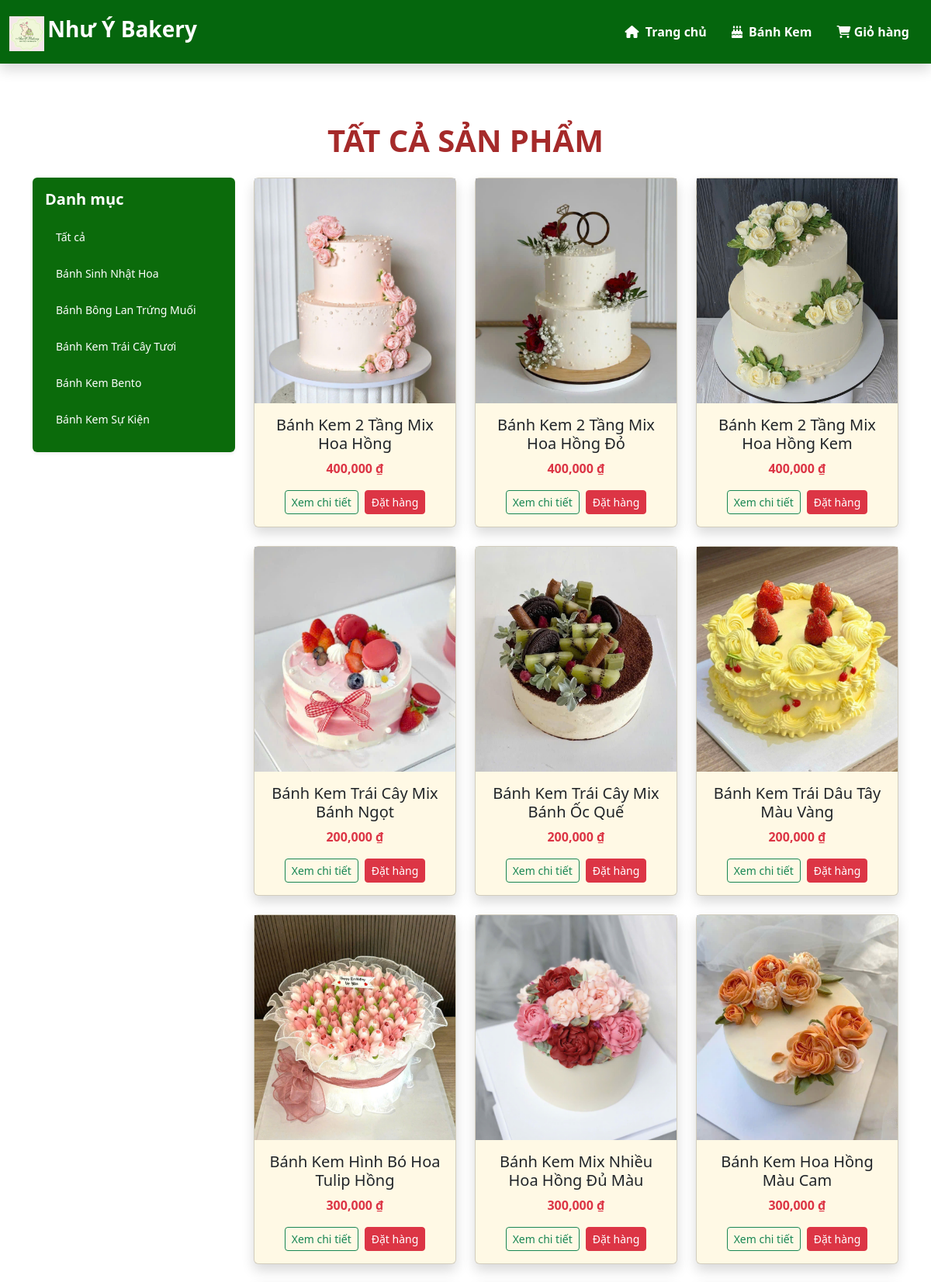
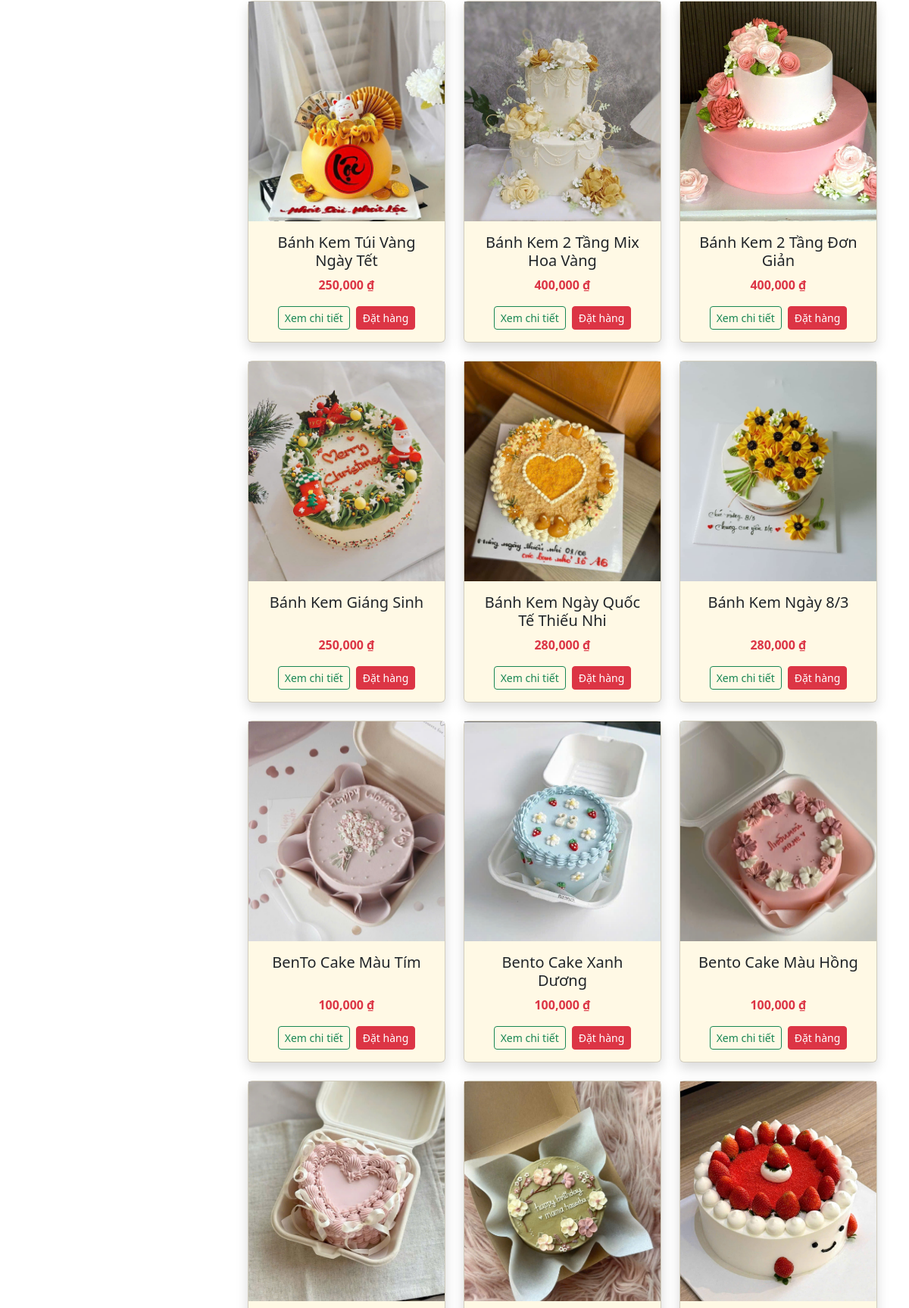
Page /src/BanhKem/page/product.php (upper part) on the committed database (2 pictures, top to bottom).
### tables this page shows
CREATE TABLE `danh_muc` (
  `MaDM` int(11) NOT NULL,
  `TenDM` varchar(255) NOT NULL
);

CREATE TABLE `san_pham` (
  `MaBanh` int(11) NOT NULL,
  `TenBanh` varchar(255) NOT NULL,
  `MoTa` text DEFAULT NULL,
  `GiaBanh` decimal(15,2) DEFAULT NULL,
  `DuongDanAnh` varchar(255) DEFAULT NULL,
  `MaDM` int(11) DEFAULT NULL,
  `NoiBat` tinyint(1) DEFAULT 0
);

### src/BanhKem/page/bodysp.php (the view, shortened to what this page needs)
<?php
include_once __DIR__ . '/../config/connect.php';
$tieude = "TẤT CẢ SẢN PHẨM";
?>
<section class="allsanpham">
  <div class="container py-5">
    <h1 class="tieude my-4 text-center fw-bold"><?= $tieude ?></h1>
    <div class="row">
      <?php include 'sidebar.php'; ?>
      <div class="col-lg-9">
        <div class="row">
        <?php
          if ($danhmuc > 0) {
              $sql = "SELECT * FROM san_pham WHERE MaDM = $danhmuc ORDER BY MaBanh DESC";
          } else {
              $sql = "SELECT * FROM san_pham ORDER BY MaBanh DESC";
          }
          $result = $mysqli->query($sql);
          if ($result && $result->num_rows > 0):
            while ($p = $result->fetch_assoc()):
        ?>
        <div class="col-6 col-lg-4 mb-4 d-flex">
          <div class="card product-card w-100 shadow bg-warning bg-opacity-10 position-relative">
            <div class="img-box">
              <img src="../anhbanhkem/<?= $p['DuongDanAnh'] ?>" alt="<?= $p['TenBanh'] ?>">
            </div>
            <div class="card-body text-center d-flex flex-column">
              <h5 class="product-title"><?= $p['TenBanh'] ?></h5>
              <p class="price text-danger fw-bold">
                <?= number_format($p['GiaBanh']) ?> ₫
              </p>
              <div class="mt-auto d-flex justify-content-center gap-2 position-relative" style="z-index:2;">
                <a href="chitietsp.php?id=<?= $p['MaBanh']; ?>"
                   class="btn btn-outline-success btn-sm">
                   Xem chi tiết
                </a>
                <a href="themvaogio.php?id=<?= $p['MaBanh'] ?>"
                   class="btn btn-danger btn-sm">
                   Đặt hàng
                </a>
              </div>
            </div>
          </div>
        </div>
        <?php
            endwhile;
          else:
            echo "<p class='text-center'>Chưa có sản phẩm</p>";
          endif;
        ?>
        </div>
      </div>
    </div>
  </div>
</section>

### src/BanhKem/page/sidebar.php
<?php
      $danhmuc = isset($_GET['danhmuc']) ? (int)$_GET['danhmuc'] : 0;
      $dm = mysqli_query($mysqli, "SELECT * FROM danh_muc");
    ?>
<div class="col-lg-3 mb-4">
  <div class="sidebar p-3 rounded shadow-sm">
    <h5 class="sidebar-title mb-3 text-white fw-bold">
      Danh mục
    </h5>
    <div class="category-list">
      <a href="product.php" class="category-item">
        Tất cả
      </a>
      <?php while ($row = mysqli_fetch_assoc($dm)): ?>
        <a href="product.php?danhmuc=<?= $row['MaDM'] ?>"
           class="category-item">
           <?= $row['TenDM'] ?>
        </a>
      <?php endwhile; ?>
    </div>
  </div>
</div>

### src/BanhKem/style/style.css (style rules this page uses)
body { padding-top: 85px; }
.product-card { height: 100%; display: flex; flex-direction: column; }
.img-box { height: 290px; overflow: hidden; }
.img-box img { width: 100%; height: 100%; object-fit: cover; display: block; }
.product-title { min-height: 48px; }
.card-body { flex: 1; }
.sidebar { background: #0b6b0b; border-radius: 10px; }
.sidebar .category-list .category-item { display: block !important; width: 100%; color: #fff !important; text-decoration: none !important; padding: 10px 14px; margin-bottom: 6px; border-radius: 6px; font-size: 14px; }
.tieude { color:brown; }

### rows in the picture
danh_muc: TenDM "Bánh Sinh Nhật Hoa"
danh_muc: TenDM "Bánh Bông Lan Trứng Muối"
danh_muc: TenDM "Bánh Kem Trái Cây Tươi"
danh_muc: TenDM "Bánh Kem Bento"
danh_muc: TenDM "Bánh Kem Sự Kiện"
san_pham: DuongDanAnh (picture), TenBanh "Bánh Kem 2 Tầng Mix Hoa Hồng", GiaBanh "400,000"
san_pham: DuongDanAnh (picture), TenBanh "Bánh Kem 2 Tầng Mix Hoa Hồng Đỏ", GiaBanh "400,000"
san_pham: DuongDanAnh (picture), TenBanh "Bánh Kem 2 Tầng Mix Hoa Hồng Kem", GiaBanh "400,000"
san_pham: DuongDanAnh (picture), TenBanh "Bánh Kem Trái Cây Mix Bánh Ngọt", GiaBanh "200,000"
san_pham: DuongDanAnh (picture), TenBanh "Bánh Kem Trái Cây Mix Bánh Ốc Quế", GiaBanh "200,000"
san_pham: DuongDanAnh (picture), TenBanh "Bánh Kem Trái Dâu Tây Màu Vàng", GiaBanh "200,000"
san_pham: DuongDanAnh (picture), TenBanh "Bánh Kem Hình Bó Hoa Tulip Hồng", GiaBanh "300,000"
san_pham: DuongDanAnh (picture), TenBanh "Bánh Kem Mix Nhiều Hoa Hồng Đủ Màu", GiaBanh "300,000"
san_pham: DuongDanAnh (picture), TenBanh "Bánh Kem Hoa Hồng Màu Cam", GiaBanh "300,000"
san_pham: DuongDanAnh (picture), TenBanh "Bánh Kem Túi Vàng Ngày Tết", GiaBanh "250,000"
san_pham: DuongDanAnh (picture), TenBanh "Bánh Kem 2 Tầng Mix Hoa Vàng", GiaBanh "400,000"
san_pham: DuongDanAnh (picture), TenBanh "Bánh Kem 2 Tầng Đơn Giản", GiaBanh "400,000"
san_pham: DuongDanAnh (picture), TenBanh "Bánh Kem Giáng Sinh", GiaBanh "250,000"
san_pham: DuongDanAnh (picture), TenBanh "Bánh Kem Ngày Quốc Tế Thiếu Nhi", GiaBanh "280,000"
san_pham: DuongDanAnh+TenBanh (picture), TenBanh "Bánh Kem Ngày 8/3", GiaBanh "280,000"
san_pham: DuongDanAnh (picture), TenBanh "BenTo Cake Màu Tím", GiaBanh "100,000"
san_pham: DuongDanAnh (picture), TenBanh "Bento Cake Xanh Dương", GiaBanh "100,000"
san_pham: DuongDanAnh (picture), TenBanh "Bento Cake Màu Hồng", GiaBanh "100,000"
san_pham: DuongDanAnh (picture)
san_pham: DuongDanAnh (picture)
san_pham: DuongDanAnh (picture)

### other values in the picture
$tieude "TẤT CẢ SẢN PHẨM"
